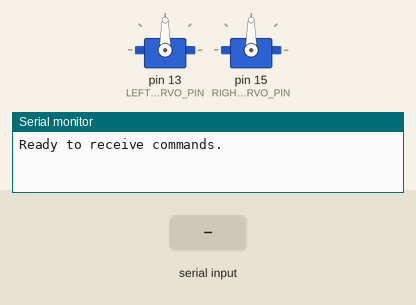
This sketch was run on a simulated Arduino Uno, built with avr-gcc and run on an emulated ATmega328P. Shown: 2 × servo, the last lines printed to the serial monitor. Inputs (shaded band) come from the test bench.

Above: at 1.2 s.
1.3 s: "B\n" received over Serial
At 2.6 s:
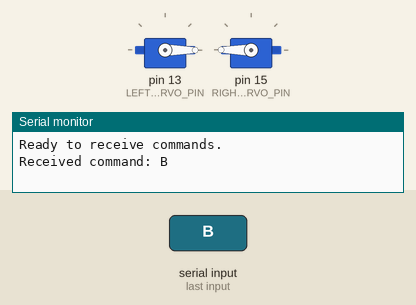
2.9 s: "R\n" received over Serial
At 4.0 s:
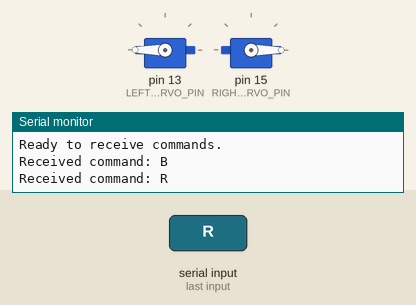
4.4 s: "F\n" received over Serial
At 5.1 s:
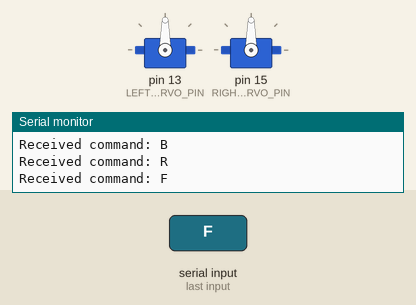
Timing chart, 0 to 7.4 s (numbered marks = the images above; inputs shaded):
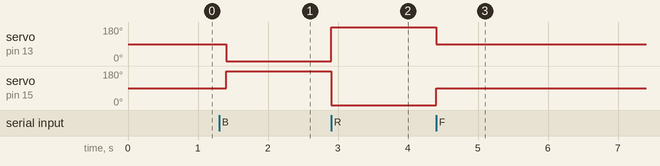

Measured:
- after the input at 1.3 s, servo on pin 13 (LEFT_SERVO_PIN): 90° → 0° after 0.10 s; servo on pin 15 (RIGHT_SERVO_PIN): 90° → 180° after 0.10 s
- after the input at 2.9 s, servo on pin 13 (LEFT_SERVO_PIN): 0° → 180° at once; servo on pin 15 (RIGHT_SERVO_PIN): 180° → 0° at once
- after the input at 4.4 s, servo on pin 13 (LEFT_SERVO_PIN): 180° → 90° at once; servo on pin 15 (RIGHT_SERVO_PIN): 0° → 90° at once

The sketch:

manual_diff_drive.ino
```cpp
//#include <Servo.h>
//
//#define LEFT_SERVO_PIN 13 // Define the pin for left servo
//#define RIGHT_SERVO_PIN 15 // Define the pin for right servo
//
//Servo leftServo; // Create servo object for left servo
//Servo rightServo; // Create servo object for right servo
//
//void setup() {
//  Serial.begin(115200); // Initialize serial communication with baud rate 115200
//  leftServo.attach(LEFT_SERVO_PIN); // Attach left servo to pin
//  rightServo.attach(RIGHT_SERVO_PIN); // Attach right servo to pin
//  Serial.println("Ready to receive commands.");
//}
//
//void loop() {
//  if (Serial.available() > 0) {
//    String command = Serial.readStringUntil('\n'); // Read the incoming command
//    command.trim(); // Remove leading/trailing whitespace
//
//    // Debugging output
//    Serial.print("Received command: ");
//    Serial.println(command);
//
//    // Move the robot based on the received command
//    if (command == "F")
//      moveForward();
//    else if (command == "B")
//      moveBackward();
//    else if (command == "L")
//      turnLeft();
//    else if (command == "R")
//      turnRight();
//    else if (command == "FL")
//      moveDiagonalForwardLeft();
//    else if (command == "FR")
//      moveDiagonalForwardRight();
//    else if (command == "BL")
//      moveDiagonalBackwardLeft();
//    else if (command == "BR")
//      moveDiagonalBackwardRight();
//    else if (command == "Q")
//      stopMotors();
//    else
//      Serial.println("Invalid command.");
//  }
//}
//
//void moveForward() {
//  leftServo.writeMicroseconds(1500);
//  rightServo.writeMicroseconds(1500);
//}
//
//void moveBackward() {
//  leftServo.writeMicroseconds(1500);
//  rightServo.writeMicroseconds(1500);
//  delay(100); // Add a delay to ensure both motors start moving backward
//  leftServo.writeMicroseconds(1300);
//  rightServo.writeMicroseconds(1700);
//}
//
//void turnLeft() {
//  leftServo.writeMicroseconds(1300);
//  rightServo.writeMicroseconds(1700);
//}
//
//void turnRight() {
//  leftServo.writeMicroseconds(1700);
//  rightServo.writeMicroseconds(1300);
//}
//
//void moveDiagonalForwardLeft() {
//  leftServo.writeMicroseconds(1300);
//  rightServo.writeMicroseconds(1500);
//}
//
//void moveDiagonalForwardRight() {
//  leftServo.writeMicroseconds(1500);
//  rightServo.writeMicroseconds(1700);
//}
//
//void moveDiagonalBackwardLeft() {
//  leftServo.writeMicroseconds(1500);
//  rightServo.writeMicroseconds(1300);
//}
//
//void moveDiagonalBackwardRight() {
//  leftServo.writeMicroseconds(1700);
//  rightServo.writeMicroseconds(1500);
//}
//
//void stopMotors() {
//  leftServo.writeMicroseconds(1500);
//  rightServo.writeMicroseconds(1500);
//}


#include <Servo.h>

#define LEFT_SERVO_PIN 13 // Define the pin for left servo
#define RIGHT_SERVO_PIN 15 // Define the pin for right servo

Servo leftServo; // Create servo object for left servo
Servo rightServo; // Create servo object for right servo

void setup() {
  Serial.begin(115200); // Initialize serial communication with baud rate 115200
  leftServo.attach(LEFT_SERVO_PIN); // Attach left servo to pin
  rightServo.attach(RIGHT_SERVO_PIN); // Attach right servo to pin
  Serial.println("Ready to receive commands.");
}

void loop() {
  if (Serial.available() > 0) {
    String command = Serial.readStringUntil('\n'); // Read the incoming command
    command.trim(); // Remove leading/trailing whitespace

    // Debugging output
    Serial.print("Received command: ");
    Serial.println(command);

    // Move the robot based on the received command
    if (command == "F")
      moveForward();
    else if (command == "B")
      moveBackward();
    else if (command == "L")
      turnLeft();
    else if (command == "R")
      turnRight();
    else if (command == "Q")
      stopMotors();
    else
      Serial.println("Invalid command.");
  }
}

void moveForward() {
  leftServo.write(90); // Set speed for forward motion
  rightServo.write(90); // Set speed for forward motion
}

void moveBackward() {
  leftServo.write(90); // Set speed for backward motion
  rightServo.write(90); // Set speed for backward motion
  delay(100); // Add a delay to ensure both motors start moving backward
  leftServo.write(0); // Set speed for backward motion
  rightServo.write(180); // Set speed for backward motion
}

void turnLeft() {
  leftServo.write(0); // Set speed for left turn
  rightServo.write(180); // Set speed for left turn
}

void turnRight() {
  leftServo.write(180); // Set speed for right turn
  rightServo.write(0); // Set speed for right turn
}

void stopMotors() {
  leftServo.write(90); // Stop left motor
  rightServo.write(90); // Stop right motor
}
```
